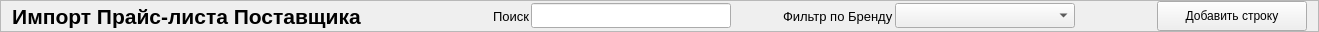
       <widget class="QFrame" name="frame_5">
        <property name="minimumSize">
         <size>
          <width>0</width>
          <height>32</height>
         </size>
        </property>
        <property name="maximumSize">
         <size>
          <width>16777215</width>
          <height>32</height>
         </size>
        </property>
        <property name="frameShape">
         <enum>QFrame::Shape::StyledPanel</enum>
        </property>
        <property name="frameShadow">
         <enum>QFrame::Shadow::Raised</enum>
        </property>
        <layout class="QHBoxLayout" name="horizontalLayout_5">
         <property name="spacing">
          <number>2</number>
         </property>
         <property name="topMargin">
          <number>0</number>
         </property>
         <property name="bottomMargin">
          <number>0</number>
         </property>
         <item>
          <widget class="QLabel" name="Title_label">
           <property name="minimumSize">
            <size>
             <width>0</width>
             <height>30</height>
            </size>
           </property>
           <property name="maximumSize">
            <size>
             <width>16777215</width>
             <height>30</height>
            </size>
           </property>
           <property name="font">
            <font>
             <family>Tahoma</family>
             <pointsize>16</pointsize>
             <italic>false</italic>
             <bold>true</bold>
            </font>
           </property>
           <property name="layoutDirection">
            <enum>Qt::LayoutDirection::LeftToRight</enum>
           </property>
           <property name="text">
            <string>Импорт Прайс-листа Поставщика</string>
           </property>
           <property name="alignment">
            <set>Qt::AlignmentFlag::AlignCenter</set>
           </property>
          </widget>
         </item>
         <item>
          <spacer name="horizontalSpacer_top">
           <property name="orientation">
            <enum>Qt::Orientation::Horizontal</enum>
           </property>
           <property name="sizeHint" stdset="0">
            <size>
             <width>130</width>
             <height>36</height>
            </size>
           </property>
          </spacer>
         </item>
         <item>
          <widget class="QLabel" name="label_14">
           <property name="font">
            <font>
             <family>Tahoma</family>
             <pointsize>10</pointsize>
             <italic>false</italic>
             <bold>false</bold>
            </font>
           </property>
           <property name="text">
            <string>Поиск</string>
           </property>
          </widget>
         </item>
         <item>
          <widget class="QLineEdit" name="line_FindProduct">
           <property name="minimumSize">
            <size>
             <width>200</width>
             <height>25</height>
            </size>
           </property>
           <property name="maximumSize">
            <size>
             <width>200</width>
             <height>25</height>
            </size>
           </property>
          </widget>
         </item>
         <item>
          <spacer name="horizontalSpacer">
           <property name="orientation">
            <enum>Qt::Orientation::Horizontal</enum>
           </property>
           <property name="sizeType">
            <enum>QSizePolicy::Policy::Fixed</enum>
           </property>
           <property name="sizeHint" stdset="0">
            <size>
             <width>50</width>
             <height>20</height>
            </size>
           </property>
          </spacer>
         </item>
         <item>
          <widget class="QLabel" name="label_15">
           <property name="minimumSize">
            <size>
             <width>110</width>
             <height>0</height>
            </size>
           </property>
           <property name="maximumSize">
            <size>
             <width>110</width>
             <height>16777215</height>
            </size>
           </property>
           <property name="font">
            <font>
             <family>Tahoma</family>
             <pointsize>10</pointsize>
             <italic>false</italic>
             <bold>false</bold>
            </font>
           </property>
           <property name="text">
            <string>Фильтр по Бренду</string>
           </property>
          </widget>
         </item>
         <item>
          <widget class="QComboBox" name="cbo_FindBrand">
           <property name="minimumSize">
            <size>
             <width>180</width>
             <height>25</height>
            </size>
           </property>
           <property name="maximumSize">
            <size>
             <width>180</width>
             <height>25</height>
            </size>
           </property>
          </widget>
         </item>
         <item>
          <spacer name="horizontalSpacer_2">
           <property name="orientation">
            <enum>Qt::Orientation::Horizontal</enum>
           </property>
           <property name="sizeType">
            <enum>QSizePolicy::Policy::Fixed</enum>
           </property>
           <property name="sizeHint" stdset="0">
            <size>
             <width>80</width>
             <height>20</height>
            </size>
           </property>
          </spacer>
         </item>
         <item>
          <widget class="QPushButton" name="btn_AddLine">
           <property name="minimumSize">
            <size>
             <width>150</width>
             <height>30</height>
            </size>
           </property>
           <property name="maximumSize">
            <size>
             <width>150</width>
             <height>30</height>
            </size>
           </property>
           <property name="text">
            <string>Добавить строку</string>
           </property>
           <property name="icon">
            <iconset resource="../resource.qrc">
             <normaloff>:/icon/icon/plus-circle — копия — копия.svg</normaloff>:/icon/icon/plus-circle — копия — копия.svg</iconset>
           </property>
          </widget>
         </item>
        </layout>
       </widget>
